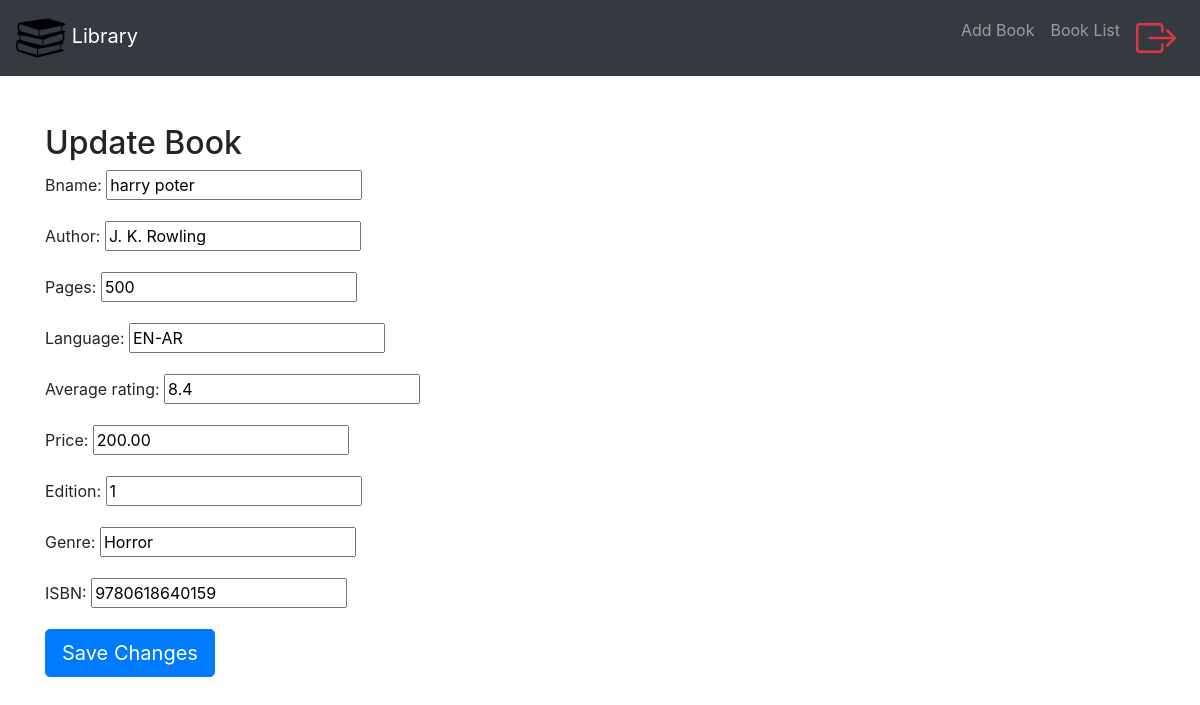
The page /update_book/1/ on the database as committed earlier.
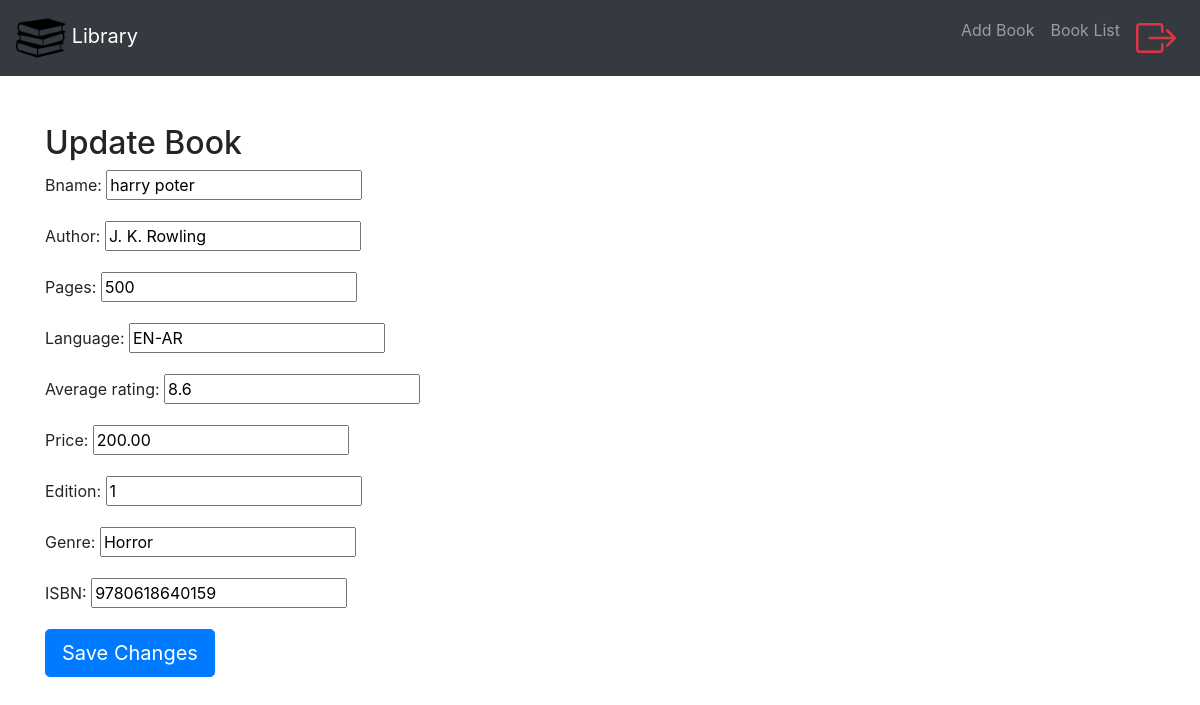
The same page on the database as committed later.
### app1/models.py (models this page shows)
class book(models.Model):
    bname = models.CharField(max_length=64)
    author = models.CharField(max_length=100)
    pages = models.CharField(max_length=64)
    language = models.CharField(max_length=64)
    average_rating = models.FloatField(default=0.0, validators=[MaxValueValidator(10)])
    price = models.DecimalField(max_digits=10, decimal_places=2)
    edition = models.PositiveIntegerField()
    genre = models.CharField(max_length=64)
    ISBN = models.CharField(max_length=13, unique=True)
    def __str__(self):
        return f"{self.bname}"

### app1/views.py (the view)
# urls.py: path('update_book/<int:book_id>/', views.update_book, name='update_book'),
def update_book(request, book_id):
    print(f"book_id: {book_id}")
    Book = get_object_or_404(book, pk=book_id)
    print(f"Book: {Book}")
    if request.method == 'POST':
        form = BookUpdateForm(request.POST, instance=Book)
        if form.is_valid():
            form.save()
            return HttpResponseRedirect(reverse("app1:books"))
        else:
             print(f"Form errors: {form.errors}")
    else:
        form = BookUpdateForm(instance=Book)
    return render(request, 'app1/update_book.html', {'form': form, 'book': Book})

### app1/forms.py
class BookUpdateForm(forms.ModelForm):
    class Meta:
        model = book
        fields = '__all__'

### app1/templates/app1/update_book.html (shortened to what this page needs)
{% extends "app1/layout.html" %}
{% block body %}
<div class="container mt-5">
    <h2>Update Book</h2>
    <form method="post" action="{% url 'app1:update_book' book.id %}">
        {{ form.as_p }}
        <button type="submit" class="btn btn-primary btn-lg">Save Changes</button>
    </form>
</div>
{% endblock %}

Rows that differ between the two databases and show on the page:
changed book "harry poter": average_rating "8.4" → "8.6"
